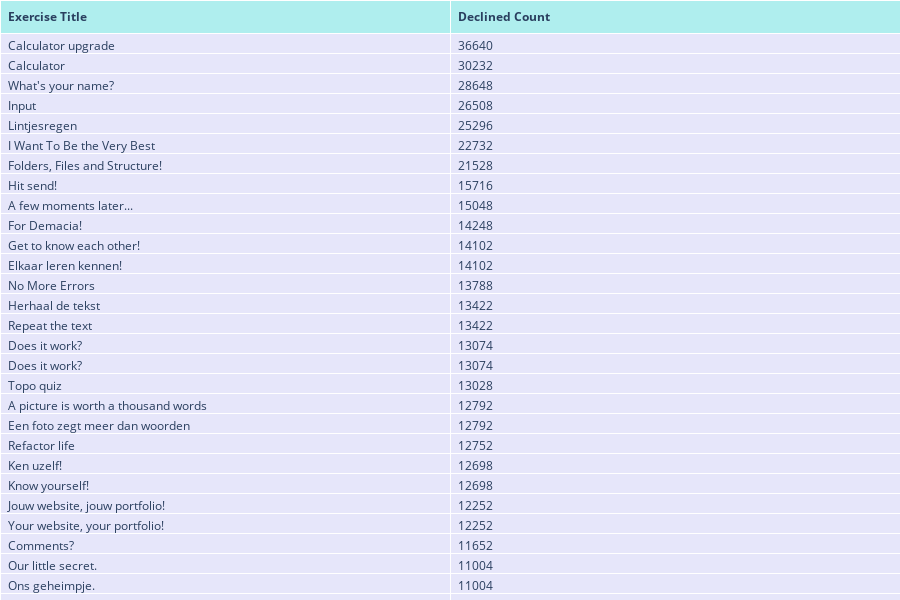

The notebook cell saved with this chart:
### Markdown cell above
#### How many declines did these exercises get?

In the table below we created a easy view to see the exact amount of declined per exercise shown in the barchart from above

### Code cell
import plotly.graph_objects as go
import pandas as pd



# Create a new DataFrame for the table
table_data = top_declined_exercises[['title', 'declined_count']].sort_values(by='declined_count', ascending=False)

# Create the table figure
fig = go.Figure(data=[go.Table(
    header=dict(values=['<b>Exercise Title<b>', '<b>Declined Count<b>'],
                fill_color='paleturquoise',
                align='left'),
    cells=dict(values=[table_data['title'], table_data['declined_count']],
               fill_color='lavender',
               align='left'))
])

# Set layout properties for a scrollable table
fig.update_layout(
    height=600,  # Adjust the height as needed
    autosize=True,
    margin=dict(l=0, r=0, b=0, t=0),
)

fig.show()

### Figure 1 — Plotly figure (JSON) as saved in the notebook; plotly's stock layout.template omitted (floating-point values rounded to 4 significant figures; data arrays with more than 128 entries replaced by an {"elided": "..."} marker saying what was removed)
{"data": [{"cells": {"align": "left", "fill": {"color": "lavender"}, "values": {"elided": "2x100 mixed values"}}, "header": {"align": "left", "fill": {"color": "paleturquoise"}, "values": ["<b>Exercise Title<b>", "<b>Declined Count<b>"]}, "type": "table"}], "layout": {"autosize": true, "height": 600, "margin": {"b": 0, "l": 0, "r": 0, "t": 0}}}
